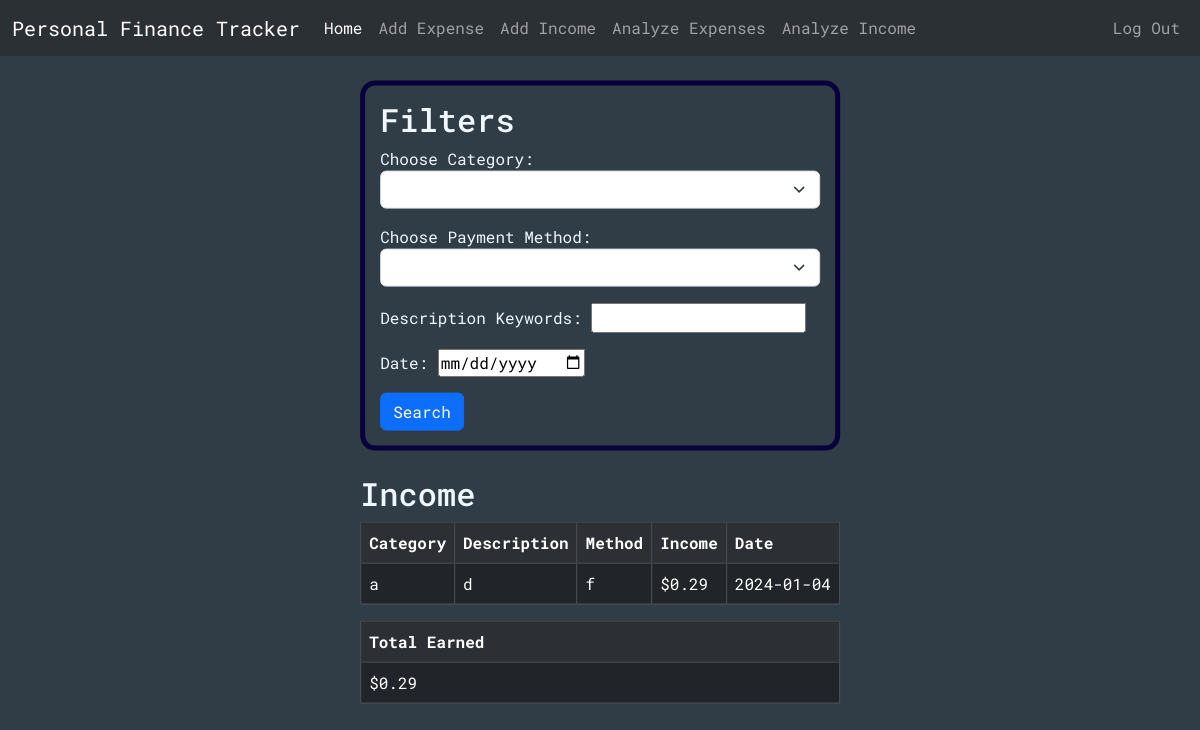
Page /analyzeIncome (signed in) on the earlier database version.
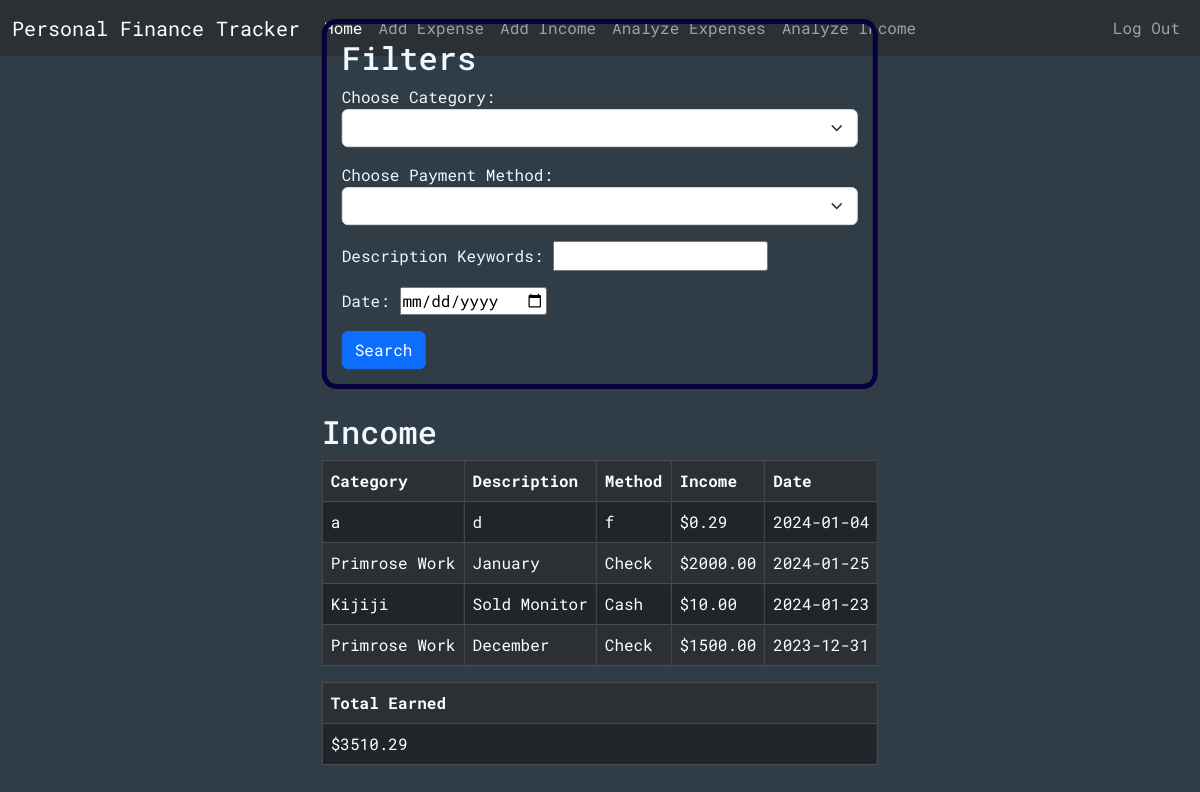
Same page on the later database version.
### tables this page shows
CREATE TABLE incomes (id INTEGER PRIMARY KEY, user_id INTEGER NOT NULL, category TEXT, description TEXT, method TEXT, income NUMERIC NOT NULL, date TEXT NOT NULL, FOREIGN KEY (user_id) REFERENCES users(id));

### app.py (the view, shortened to what this page needs)
@app.route("/analyzeIncome", methods=["GET", "POST"])
@login_required
def analyzeIncome():
    conn = get_db_connection()
    categories = conn.execute("SELECT DISTINCT category FROM incomes WHERE user_id = ?", (session["user_id"],)).fetchall()
    methods = conn.execute("SELECT DISTINCT method FROM incomes WHERE user_id = ?", (session["user_id"],)).fetchall()
    incs = conn.execute("SELECT * FROM incomes WHERE user_id = ?", (session["user_id"],)).fetchall()
    total = conn.execute("SELECT SUM(income) AS sum FROM incomes WHERE user_id = ?", (session["user_id"],)).fetchall()[0]["sum"]
    return render_template("analyzeIncome.html", categories=categories, methods=methods, incomes=incs, total=total)

### helpers.py (called while the page is built)
def login_required(f):
    @wraps(f)
    def decorated_function(*args, **kwargs):
        if session.get("user_id") is None:
            return redirect("/login")
        return f(*args, **kwargs)
    return decorated_function

def get_db_connection():
    conn = sqlite3.connect('database.db')
    conn.row_factory = sqlite3.Row
    return conn

### templates/analyzeIncome.html (shortened to what this page needs)
{% extends "layout.html" %}
{% block body %}
<div class="cont center">
  <div class="formBox">
    <h2>Filters</h2>
    <form action="/analyzeIncome" method="post">
      <div class="mb-3">
        <label for="category">Choose Category:</label>
        <select name="category" id="category" class="form-select">
          <option></option>
          {% for category in categories %}
          <option value="{{category["category"]}}">{{category["category"]}}</option>
          {% endfor %}
        </select>
      </div>
      <div class="mb-3">
        <label for="method">Choose Payment Method:</label>
        <select name="method" id="method" class="form-select">
          <option></option>
          {% for method in methods %}
          <option value="{{method["method"]}}">{{method["method"]}}</option>
          {% endfor %}
        </select>
      </div>
      <div class="mb-3">
        <label for="keywords">Description Keywords:</label>
        <input type="text" name="keywords" id="keywords">
      </div>
      <div class="mb-3">
        <label for="date">Date:</label>
        <input type="date" name="date" id="date">
      </div>
      <button type="submit" class="btn btn-primary">Search</button>
    </form>
  </div>
  <br>
  <div>
    <div>
      <h2>Income</h2>
      <div class="table-responsive">
        <table class="table table-dark table-striped table-bordered table-hover">
          <tr>
            <th scope="col">Category</th>
            <th scope="col">Description</th>
            <th scope="col">Method</th>
            <th scope="col">Income</th>
            <th scope="col">Date</th>
          </tr>
          {% for income in incomes %}
          <tr>
            <td>{{ income["category"] }}</td>
            <td>{{ income["description"] }}</td>
            <td>{{ income["method"] }}</td>
            <td>{{ "$%.2f" | format(income["income"]) }}</td>
            <td>{{ income["date"] }}</td>
          </tr>
          {% endfor %}
        </table>
      </div>
      <table class="table table-dark table-striped table-bordered table-hover">
        <tr>
          <th scope="col">Total Earned</th>
        </tr>
        <tr>
            <td>{{"$%.2f" | format(total)}}</td>
        </tr>
      </table>
    </div>
</div>
{% endblock %}

Differences in the rows shown:
added incomes: category "Primrose Work", description "January", method "Check", income "$2000.00", date "2024-01-25"
added incomes: category "Kijiji", description "Sold Monitor", method "Cash", income "$10.00", date "2024-01-23"
added incomes: category "Primrose Work", description "December", method "Check", income "$1500.00", date "2023-12-31"
Other differences:
{{ "$%.2f" | format(total) }}: "$0.29" → "$3510.29"
